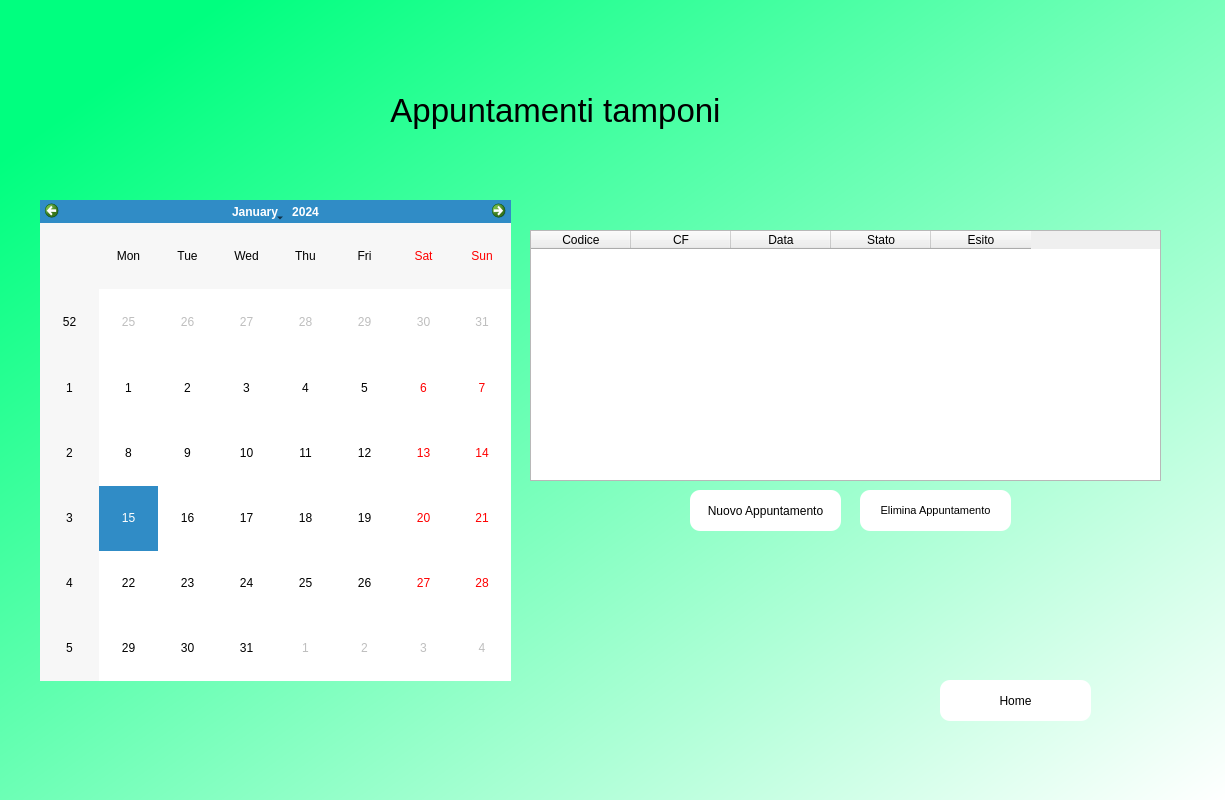
<?xml version="1.0" encoding="UTF-8"?>
<ui version="4.0">
 <class>DialogCalendario</class>
 <widget class="QDialog" name="DialogCalendario">
  <property name="geometry">
   <rect>
    <x>0</x>
    <y>0</y>
    <width>1225</width>
    <height>800</height>
   </rect>
  </property>
  <property name="windowTitle">
   <string>Dialog</string>
  </property>
  <property name="styleSheet">
   <string notr="true">QWidget#DialogCalendario{
background-color:qlineargradient(spread:pad, x1:0.058, y1:0.136364, x2:1, y2:1, stop:0 rgba(0, 255, 127, 255), stop:1 rgba(255, 255, 255, 255));}</string>
  </property>
  <widget class="QCalendarWidget" name="calendario">
   <property name="geometry">
    <rect>
     <x>40</x>
     <y>200</y>
     <width>471</width>
     <height>481</height>
    </rect>
   </property>
  </widget>
  <widget class="QLabel" name="showdate">
   <property name="geometry">
    <rect>
     <x>260</x>
     <y>710</y>
     <width>91</width>
     <height>41</height>
    </rect>
   </property>
   <property name="text">
    <string/>
   </property>
  </widget>
  <widget class="QPushButton" name="nuovoaappbtn">
   <property name="geometry">
    <rect>
     <x>690</x>
     <y>490</y>
     <width>151</width>
     <height>41</height>
    </rect>
   </property>
   <property name="styleSheet">
    <string notr="true">border-radius: 10px;
background-color: qlineargradient(spread:pad, x1:0, y1:0, x2:1, y2:0, stop:0 rgba(255, 255, 255, 255), stop:1 rgba(255, 255, 255, 255));
</string>
   </property>
   <property name="text">
    <string>Nuovo Appuntamento</string>
   </property>
  </widget>
  <widget class="QTableWidget" name="AppuntamentiTable">
   <property name="geometry">
    <rect>
     <x>530</x>
     <y>230</y>
     <width>631</width>
     <height>251</height>
    </rect>
   </property>
   <column>
    <property name="text">
     <string>Codice</string>
    </property>
   </column>
   <column>
    <property name="text">
     <string>CF</string>
    </property>
   </column>
   <column>
    <property name="text">
     <string>Data</string>
    </property>
   </column>
   <column>
    <property name="text">
     <string>Stato</string>
    </property>
   </column>
   <column>
    <property name="text">
     <string>Esito</string>
    </property>
   </column>
  </widget>
  <widget class="QPushButton" name="homebtn">
   <property name="geometry">
    <rect>
     <x>940</x>
     <y>680</y>
     <width>151</width>
     <height>41</height>
    </rect>
   </property>
   <property name="styleSheet">
    <string notr="true">border-radius: 10px;
background-color: qlineargradient(spread:pad, x1:0, y1:0, x2:1, y2:0, stop:0 rgba(255, 255, 255, 255), stop:1 rgba(255, 255, 255, 255));
</string>
   </property>
   <property name="text">
    <string>Home</string>
   </property>
   <property name="icon">
    <iconset resource="../PycharmProjects/Farmacia/resource.qrc">
     <normaloff>:/no/loghi-icone/iconahome.PNG</normaloff>:/no/loghi-icone/iconahome.PNG</iconset>
   </property>
   <property name="iconSize">
    <size>
     <width>40</width>
     <height>40</height>
    </size>
   </property>
  </widget>
  <widget class="QLabel" name="label">
   <property name="geometry">
    <rect>
     <x>60</x>
     <y>70</y>
     <width>991</width>
     <height>81</height>
    </rect>
   </property>
   <property name="font">
    <font>
     <pointsize>25</pointsize>
    </font>
   </property>
   <property name="text">
    <string>Appuntamenti tamponi</string>
   </property>
   <property name="alignment">
    <set>Qt::AlignCenter</set>
   </property>
  </widget>
  <widget class="QPushButton" name="eliminaappbtn">
   <property name="geometry">
    <rect>
     <x>860</x>
     <y>490</y>
     <width>151</width>
     <height>41</height>
    </rect>
   </property>
   <property name="font">
    <font>
     <pointsize>8</pointsize>
    </font>
   </property>
   <property name="styleSheet">
    <string notr="true">border-radius: 10px;
background-color: qlineargradient(spread:pad, x1:0, y1:0, x2:1, y2:0, stop:0 rgba(255, 255, 255, 255), stop:1 rgba(255, 255, 255, 255));
</string>
   </property>
   <property name="text">
    <string>Elimina Appuntamento</string>
   </property>
  </widget>
 </widget>
 <resources>
  <include location="../PycharmProjects/Farmacia/resource.qrc"/>
 </resources>
 <connections/>
</ui>
